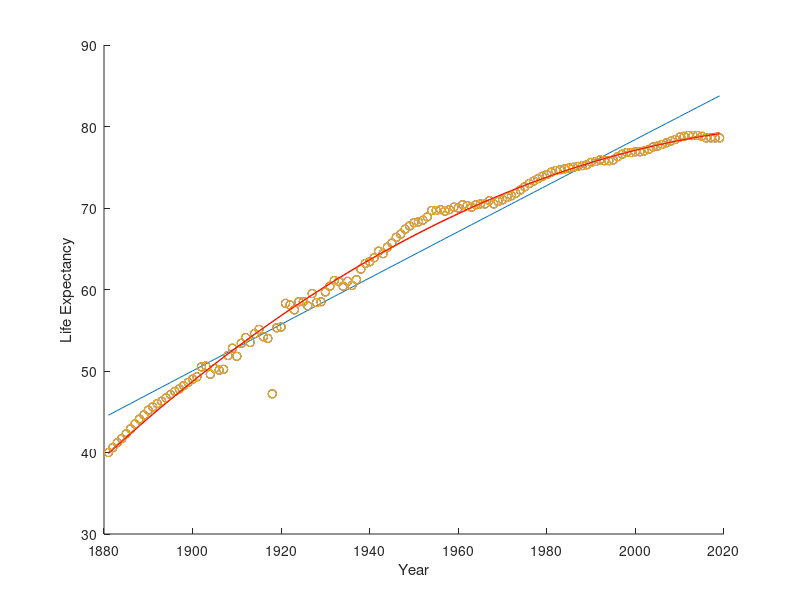

MATLAB code to generate this figure:
%  A simple polynomial linear regression example.
%  See an explanation of this program at: https://boxofcubes.wordpress.com/2020/09/04/a-simple-polynomial-regression-example/ 

clear; close all; clc

%  Load the data
load lifeexpectancy.txt
y = lifeexpectancy'

x = zeros(length(y), 1);
i=1
a=1881
while a<=2019
  x(i) = a;
  i+=1;
  a+=1;
end;
x

fprintf('\nThere is our data.\n');
fprintf('Program paused. Press enter to continue.\n');
pause;


%  Plot the data
scatter(x,y)
xlabel('Year')
ylabel('Life Expectancy')

fprintf('\nThere is our plot.\n');
fprintf('Program paused. Press enter to continue.\n');
pause;

X = [ones(length(x),1), x, sqrt(x)]

%  Mean normalization
function[X_norm, m, r] = meanNormalization(X)
X_norm = X(:, 2:size(X)(2));
m = mean(X_norm);  % m is 1xlength(X) vector with means of each column
r = range(X_norm); % r is 1xlength(X) vector with ranges of each column
X_norm = (X_norm - m) ./ r;
X_norm = [X(:, 1), X_norm];
end;

%  Cost function
function J = cost(X, y, theta)
m = size(X, 1);
predictions = X * theta;
sqrErrors = (predictions - y) .^ 2;
J = 1/(2*m) * sum(sqrErrors);
end;

%  Test cost function
theta = [0; 0; 0]
cost(X, y, theta)

fprintf('\nThere is cost of theta=[0;0;0].\n');
fprintf('Program paused. Press enter to continue.\n');
pause;

%  Gradient descent function
function [J, theta] = gradientDescent(X, y, theta, alpha, i)
m = length(y);
J = zeros(i, 1);
for a=1:i
  theta = theta - (alpha/m) * ((X*theta - y)' * X)';
  J(a) = cost(X, y, theta);
end;
end;
 
%  Normalize the data, run gradient descent (best when alpha=1 here)
X_norm = meanNormalization(X)
[j, t] = gradientDescent(X_norm, y, theta, 1, 1500)
theta = t;

fprintf('\nThere is our value for theta when gradient descent has alpha=1.\n');
fprintf('Program paused. Press enter to continue.\n');
pause;

%  Plot new hypothesis
close
predictions = X_norm * theta
scatter(x, y)
hold on
plot(x, predictions)
xlabel('Year')
ylabel('Life Expectancy')

fprintf('\nThere is our hypothesis. Does not look good. Try normal equation instead of gradient descent.\n');
fprintf('Program paused. Press enter to continue.\n');
pause;

%  Doesn't look great; try normal equation instead of gradient descent
close
theta_normal = pinv(X' * X) * X' * y        %  Normal equation
predictions = X * theta_normal
scatter(x,y)
hold on
plot(x, predictions)
xlabel('Year')
ylabel('Life Expectancy')

fprintf('\nThere is our hypothesis, using normal equation. Much better.\n');
fprintf('Program paused. Press enter to continue.\n');
pause;

%  Much better!

%  Can demonstrate that gradient descent gets correct values for theta, when initial theta values are close to the optimal theta values
close
[j, theta_grad_des] = gradientDescent(X_norm, y, [50;-1600;1600], .1, 1500);
scatter(x,y)
hold on
plot(x, X_norm*theta_grad_des, 'r')
xlabel('Year')
ylabel('Life Expectancy')

fprintf('\nGradient descent works too, when initial values of theta are close to optimal values; had gotten stuck in local optimum previousl.\n');
fprintf('Program paused. Press enter to continue.\n');
pause;

%  Works fine

%  Make predictions about life expectancy
function expectancy = predictLifeExpectancy(year)
theta = [-22649.1828911723; -11.083646156503; 1003.85125718886];
year = [1, year, sqrt(year)];
expectancy = year * theta;
end;

expectancy2020 = predictLifeExpectancy(2020)
expectancy2050 = predictLifeExpectancy(2050)

fprintf('\nCan now make predictions.\n');

